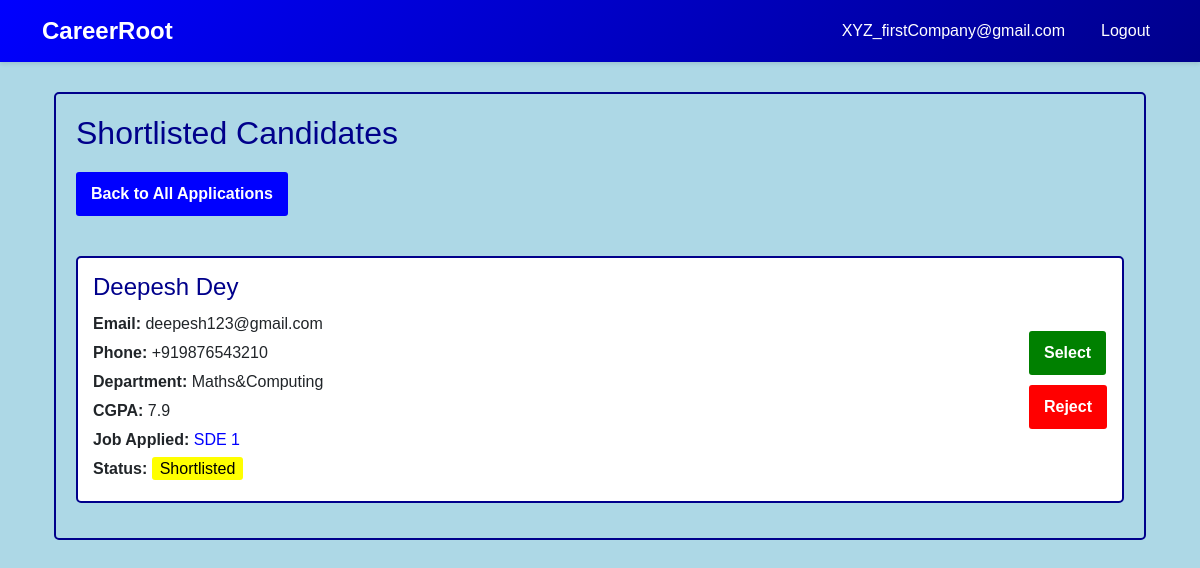
/company/shortlisted (signed in), run on an earlier commit of the app's database.
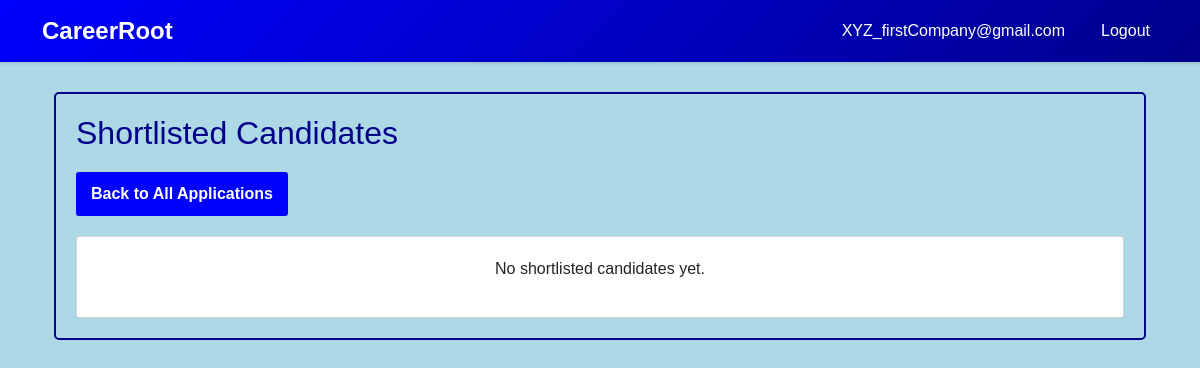
And on a later commit of the database.
### core/database/models.py (models this page shows, shortened)
class Application(db.Model):
    __tablename__ = 'application'
    application_id = db.Column(db.Integer, primary_key=True, autoincrement=True)
    student_id = db.Column(db.Integer, db.ForeignKey('student.student_id'), nullable=False)
    drive_id = db.Column(db.Integer, db.ForeignKey('placement_drive.drive_id'), nullable=False)
    application_date = db.Column(db.DateTime, default=datetime.utcnow)
    status = db.Column(
        db.String(20),
        default=ApplicationStatus.APPLIED.value,
        nullable=False
    )  #Applied, Shortlisted, Selected, Rejected
    created_at = db.Column(db.DateTime, default=datetime.utcnow)
    updated_at = db.Column(db.DateTime, default=datetime.utcnow, onupdate=datetime.utcnow)
    placement = db.relationship('Placement', backref='application', uselist=False, cascade='all, delete-orphan')
    __table_args__ = (db.UniqueConstraint('student_id', 'drive_id', name='unique_student_drive'),)

class Student(db.Model):
    __tablename__ = 'student'
    student_id = db.Column(db.Integer, primary_key=True, autoincrement=True)
    name = db.Column(db.String(150), nullable=False)
    email = db.Column(db.String(120), unique=True, nullable=False)
    password = db.Column(db.String(255), nullable=False)
    phone = db.Column(db.String(15), nullable=True)
    department = db.Column(db.String(100), nullable=True)
    cgpa = db.Column(db.Float, nullable=True)
    resume_path = db.Column(db.String(255), nullable=True)  # Path to uploaded resume
    blacklist_status = db.Column(db.Boolean, default=False)  # True = blacklisted
    created_at = db.Column(db.DateTime, default=datetime.utcnow)
    updated_at = db.Column(db.DateTime, default=datetime.utcnow, onupdate=datetime.utcnow)
    applications = db.relationship('Application', backref='student', lazy=True, cascade='all, delete-orphan')
    placements = db.relationship('Placement', backref='student', lazy=True, cascade='all, delete-orphan')

class PlacementDrive(db.Model):
    __tablename__ = 'placement_drive'
    drive_id = db.Column(db.Integer, primary_key=True, autoincrement=True)
    company_id = db.Column(db.Integer, db.ForeignKey('company.company_id'), nullable=False)
    job_title = db.Column(db.String(150), nullable=False)
    job_description = db.Column(db.Text, nullable=True)
    eligibility_criteria = db.Column(db.Text, nullable=True)
    skills_required = db.Column(db.Text, nullable=True)  #comma separated skills
    experience_required = db.Column(db.String(100), nullable=True)  #e.g., 0-2 years
    salary_range = db.Column(db.String(100), nullable=True)  #e.g., 5-8 LPA
    application_deadline = db.Column(db.DateTime, nullable=False)
    status = db.Column(
        db.String(20),
        default=DriveStatus.PENDING.value,
        nullable=False
    )  # pending, aproved, closed
    created_at = db.Column(db.DateTime, default=datetime.utcnow)
    updated_at = db.Column(db.DateTime, default=datetime.utcnow, onupdate=datetime.utcnow)
    applications = db.relationship('Application', backref='drive', lazy=True, cascade='all, delete-orphan')
    placements = db.relationship('Placement', backref='drive', lazy=True, cascade='all, delete-orphan')

### core/routes/company.py (the view)
@company_bp.route('/shortlisted')
def shortlisted():
    if not check_company():
        return redirect(url_for('auth.homepage'))
    company_id = session.get('user_id')
    company = Company.query.get(company_id)
    applications = db.session.query(Application).join(
        PlacementDrive, Application.drive_id == PlacementDrive.drive_id
    ).filter(
        PlacementDrive.company_id == company_id,
        Application.status == ApplicationStatus.SHORTLISTED.value
    ).all()
    return render_template('company_shortlisted.html', company=company, applications=applications)

### core/routes/company.py (called while the page is built)
def check_company():
    if session.get('user_type') != 'company':
        flash('Unauthorized access', 'danger')
        return False
    return True

### templates/company_shortlisted.html
{% extends "base.html" %}
{% block content %}
<div class="container" style="margin-top:30px; margin-bottom:30px;">
    <div style="background-color:lightblue; padding:20px; border:2px solid darkblue; border-radius:5px;">
        <h2 style="color:darkblue; margin-bottom:20px;">Shortlisted Candidates</h2>
        <a href="{{ url_for('company.applications') }}" style="background-color:blue; color:white; padding:10px 15px; border:none; border-radius:3px; text-decoration:none; font-weight:bold; margin-bottom:20px; display:inline-block;">
            Back to All Applications
        </a>
        {% if applications %}
            <div style="margin-top:20px;">
                {% for application in applications %}
                    <div style="background-color:white; padding:15px; border:2px solid darkblue; border-radius:5px; margin-bottom:15px;">
                        <div style="display:flex; justify-content:space-between; align-items:center;">
                            <div>
                                <h4 style="color:darkblue; margin:0 0 10px 0;">{{ application.student.name }}</h4>
                                <p style="margin:5px 0;"><strong>Email:</strong> {{ application.student.email }}</p>
                                <p style="margin:5px 0;"><strong>Phone:</strong> {{ application.student.phone }}</p>
                                <p style="margin:5px 0;"><strong>Department:</strong> {{ application.student.department }}</p>
                                <p style="margin:5px 0;"><strong>CGPA:</strong> {{ application.student.cgpa }}</p>
                                <p style="margin:5px 0;"><strong>Job Applied:</strong> <span style="color:blue;">{{ application.drive.job_title }}</span></p>
                                <p style="margin:5px 0;"><strong>Status:</strong> <span style="background-color:yellow; color:black; padding:3px 8px; border-radius:3px;">{{ application.status }}</span></p>
                            </div>
                            <div style="text-align:center;">
                                <form method="POST" style="display:inline;">
                                    <button formaction="{{ url_for('company.select_application', application_id=application.application_id) }}" type="submit" style="background-color:green; color:white; padding:10px 15px; border:none; border-radius:3px; cursor:pointer; font-weight:bold; display:block; margin-bottom:10px;">
                                        Select
                                    </button>
                                    <button formaction="{{ url_for('company.reject_application', application_id=application.application_id) }}" type="submit" style="background-color:red; color:white; padding:10px 15px; border:none; border-radius:3px; cursor:pointer; font-weight:bold; display:block;">
                                        Reject
                                    </button>
                                </form>
                            </div>
                        </div>
                    </div>
                {% endfor %}
            </div>
        {% else %}
            <div style="background-color:white; padding:20px; border:1px solid lightgray; border-radius:3px; text-align:center;">
                <p>No shortlisted candidates yet.</p>
            </div>
        {% endif %}
    </div>
</div>
{% endblock %}

What changed in the data, as far as the page shows it:
no longer on this page (row edited): Application: student.name "Deepesh Dey", student.email "deepesh123@gmail.com", student.phone "+919876543210", student.department "Maths&Computing", student.cgpa "7.9", drive.job_title "SDE 1", status "Shortlisted"
Also different on the page:
text now shown: "No shortlisted candidates yet."
